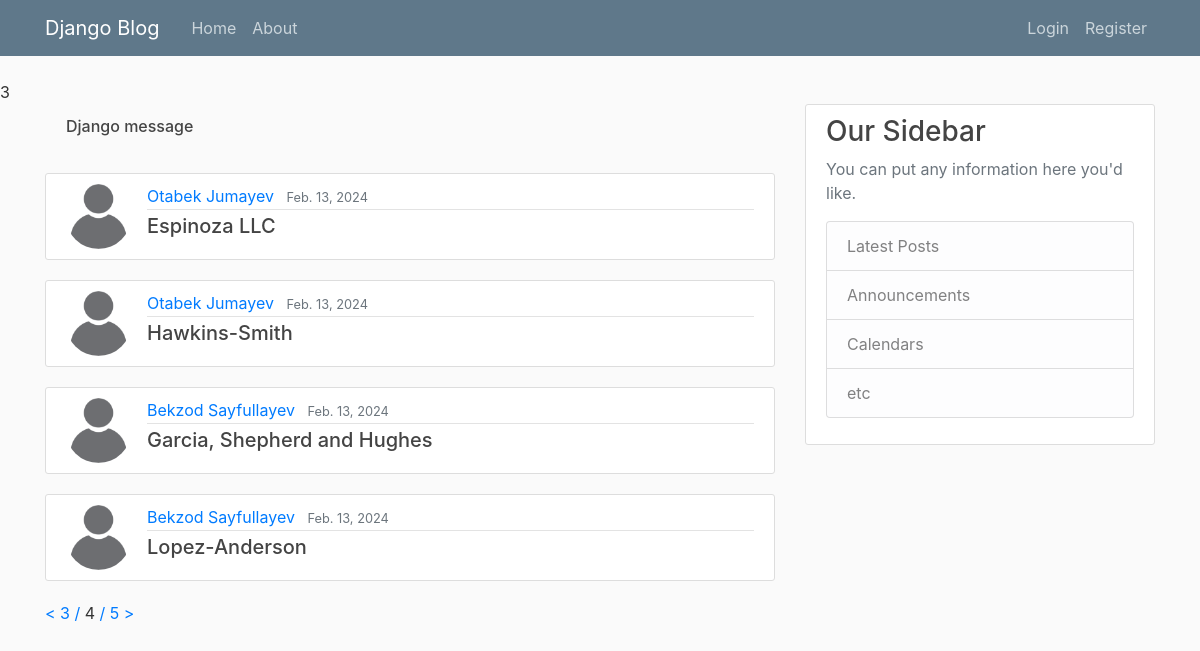
/?page=4, run on the app's committed database.
### blog/models.py (models this page shows, shortened)
class AbstractModel(models.Model):
    created_at = models.DateTimeField(auto_now_add=True)
    updated_at = models.DateTimeField(auto_now=True)
    class Meta:
        abstract = True

class Post(AbstractModel):
    title = models.CharField(max_length=128)
    content = models.TextField()
    published = models.DateField()
    is_active = models.BooleanField(default=False)
    author = models.ForeignKey("blog.User", CASCADE, "posts")

class User(AbstractUser, AbstractModel):
    avatar = models.ImageField(default='images.png')

### blog/views.py (the view)
# urls.py: path('', home_page, name="home-page"),
def home_page(request):
    if request.user.is_authenticated:
        posts = Post.objects.exclude(author=request.user).filter(is_active=True).order_by('published')
    else:
        posts = Post.objects.all().filter(is_active=True).order_by('published')
    size = request.GET.get('size', 4)
    page = request.GET.get('page', 1)
    paginator = Paginator(posts, size)
    page_obj = paginator.page(page)
    return render(request, 'blog/home.html', {'page_obj': page_obj})

### templates/blog/home.html
3{% extends 'blog/base.html' %}
{% load static %}
{% block body %}
    <main role="main" class="container">
        <div class="row">
            <div class="col-md-8">
                <div class="alert alert-{{ message.tags }}">
                    <h6>Django message</h6>
                </div>
                {% for post in page_obj %}
                    <article class="media content-section">
                        <img class="rounded-circle article-img" src="{{ post.author.avatar.url }}">
                        <div class="media-body">
                            <div class="article-metadata">
                                <a class="mr-2"
                                   href="{% url 'blog:user-profile' post.author.username %}">{{ post.author.first_name }} {{ post.author.last_name }}</a>
                                <small class="text-muted">{{ post.published }}</small>
                            </div>
                            <h5><a class="article-title"
                                   href="{% url 'blog:post-detail' post.pk %}">{{ post.title }}</a></h5>
                        </div>
                    </article>
                {% endfor %}
            </div>
            {% include 'blog/sidebar.html' %}
        </div>
        {% include 'blog/poginator.html' %}
    </main>
{% endblock %}

### blog/static/main.css (style rules this page uses)
body { background: #fafafa; color: #333333; margin-top: 5rem; }
h1, h2, h3, h4, h5, h6 { color: #444444; }
.content-section { background: #ffffff; padding: 10px 20px; border: 1px solid #dddddd; border-radius: 3px; margin-bottom: 20px; }
.article-title { color: #444444; }
.article-img { height: 65px; width: 65px; margin-right: 16px; }
.article-metadata { padding-bottom: 1px; margin-bottom: 4px; border-bottom: 1px solid #e3e3e3 }

### data on the page
Post: author.avatar (picture), author.first_name "Otabek", author.last_name "Jumayev", published "Feb. 13, 2024", title "Espinoza LLC"
Post: author.avatar (picture), author.first_name "Otabek", author.last_name "Jumayev", published "Feb. 13, 2024", title "Hawkins-Smith"
Post: author.avatar (picture), author.first_name "Bekzod", author.last_name "Sayfullayev", published "Feb. 13, 2024", title "Garcia, Shepherd and Hughes"
Post: author.avatar (picture), author.first_name "Bekzod", author.last_name "Sayfullayev", published "Feb. 13, 2024", title "Lopez-Anderson"

### other printed values
{{ page_obj.previous_page_number }} "3"
{{ page_obj.number }} "4"
{{ page_obj.next_page_number }} "5"
